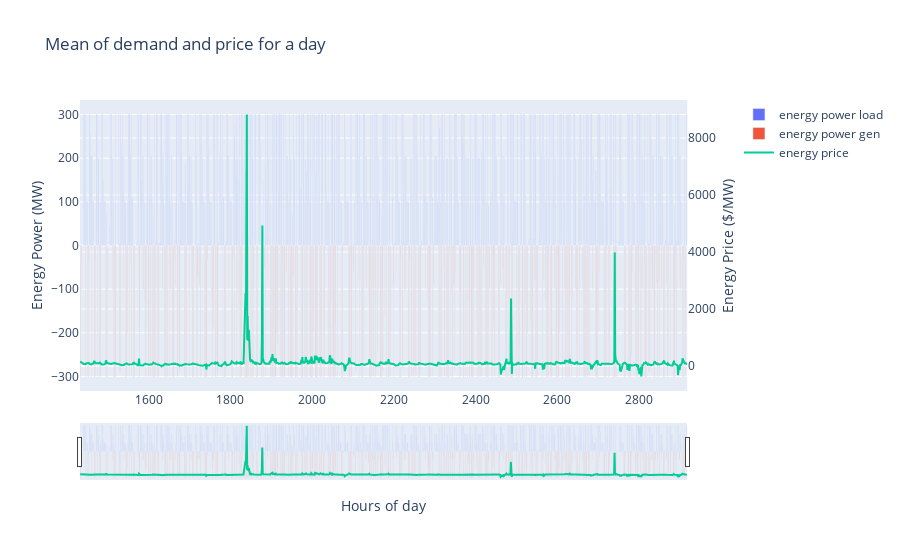

Here is the notebook cell this chart was saved with:
### Code cell
fig = make_subplots(specs=[[{"secondary_y": True}]])
fig.add_trace(go.Bar(x=results['timestamp'].index, y=results['battery_bid_energy_power_load'], name='energy power load'), secondary_y=False)
fig.add_trace(go.Bar(x=results['timestamp'].index, y=results['battery_bid_energy_power_gen'], name='energy power gen'), secondary_y=False)
fig.add_trace(go.Scatter(x=results['timestamp'].index, y=results['energy_price'], name='energy price'), secondary_y=True)

# Add figure title
fig.update_layout(
    title_text="Mean of demand and price for a day",
    xaxis_rangeslider_visible=True,
)

# Set x-axis title
fig.update_xaxes(title_text="Hours of day")

# Set y-axes titles
fig.update_yaxes(title_text="Energy Power (MW)", secondary_y=False)
fig.update_yaxes(title_text="Energy Price ($/MW)", secondary_y=True)

fig.show()

### Figure 1 — Plotly figure (JSON) as saved in the notebook; plotly's stock layout.template omitted (floating-point values rounded to 4 significant figures; data arrays with more than 128 entries replaced by an {"elided": "..."} marker saying what was removed)
{"data": [{"name": "energy power load", "type": "bar", "x": {"elided": "1487 int values"}, "xaxis": "x", "y": {"elided": "1487 float values"}, "yaxis": "y"}, {"name": "energy power gen", "type": "bar", "x": {"elided": "1487 int values"}, "xaxis": "x", "y": {"elided": "1487 float values"}, "yaxis": "y"}, {"name": "energy price", "type": "scatter", "x": {"elided": "1487 int values"}, "xaxis": "x", "y": {"elided": "1487 float values"}, "yaxis": "y2"}], "layout": {"title": {"text": "Mean of demand and price for a day"}, "xaxis": {"anchor": "y", "domain": [0, 0.94], "rangeslider": {"visible": true}, "title": {"text": "Hours of day"}}, "yaxis": {"anchor": "x", "domain": [0, 1], "title": {"text": "Energy Power (MW)"}}, "yaxis2": {"anchor": "x", "overlaying": "y", "side": "right", "title": {"text": "Energy Price ($/MW)"}}}}
